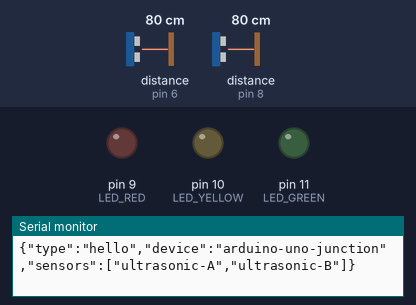
Simulated run of this sketch. Board: Arduino Uno, built with avr-gcc and run on an emulated ATmega328P. On the bench: output pins drawn as LEDs (lit = HIGH), the last lines printed to the serial monitor. Wiring (inferred from the names in the program): 2 × ultrasonic range finder: trigger pin 5, echo pin 6 / trigger pin 7, echo pin 8. Inputs (shaded band) come from the test bench; at power-on: distance to the obstacle (sensors on pin 6, pin 8) 80 cm. The echo pulse lasts 58.3 µs per cm; pins used as bus, display or sensor lines are not drawn.

Above: at 2.0 s.
2.1 s: distance to the obstacle (sensor on pin 6) set to 56 cm
At 2.9 s:
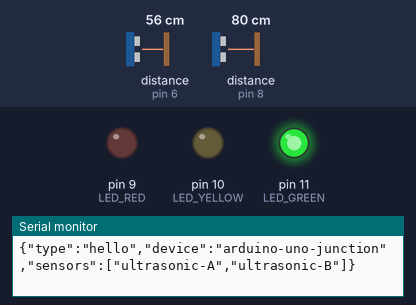
3.9 s: distance to the obstacle (sensor on pin 6) set to 45 cm
At 4.12 s:
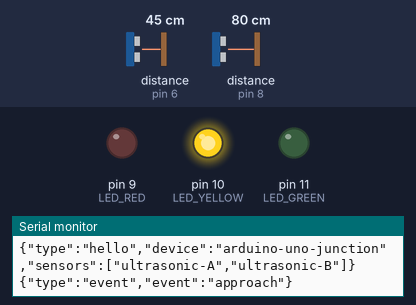
6.9 s: distance to the obstacle (sensor on pin 8) set to 54 cm
9.9 s: distance to the obstacle (sensor on pin 8) set to 46 cm
At 11.33 s:
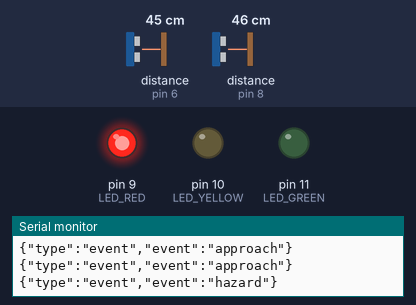
Timing chart, 0 to 13.9 s (numbered marks = the images above; inputs shaded):
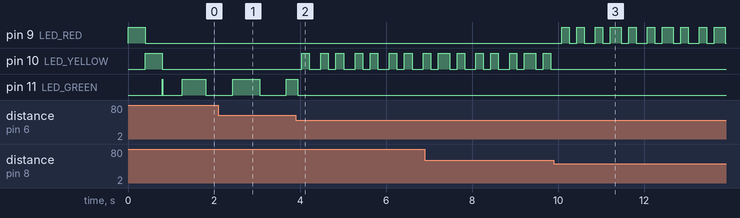

The sketch:

junction_usb.ino
```cpp
// TransitSense · Arduino Uno junction warning -> website over USB (115200 baud, one JSON line per event)
// Pins: Sensor A TRIG5/ECHO6, Sensor B TRIG7/ECHO8, Red D9, Yellow D10, Green D11.
// Close the Serial Monitor before clicking "Connect ESP32" on the site.
const int TRIG_A = 5, ECHO_A = 6, TRIG_B = 7, ECHO_B = 8;
const int LED_RED = 9, LED_YELLOW = 10, LED_GREEN = 11;
const float DIST_LIMIT_CM = 50.0;
const unsigned long WINDOW_MS = 5000, HOLD_MS = 3000;

bool seenA = false, warningActive = false;
unsigned long timeA = 0, lastSeen = 0;

float getDistance(int trigPin, int echoPin) {
  digitalWrite(trigPin, LOW); delayMicroseconds(4);
  digitalWrite(trigPin, HIGH); delayMicroseconds(10);
  digitalWrite(trigPin, LOW);
  unsigned long duration = pulseIn(echoPin, HIGH, 30000UL);
  return duration == 0 ? -1 : duration / 58.2;
}

void setLights(bool red, bool yellow, bool green) {
  digitalWrite(LED_RED, red); digitalWrite(LED_YELLOW, yellow); digitalWrite(LED_GREEN, green);
}

void event(const __FlashStringHelper *name) {
  Serial.print(F("{\"type\":\"event\",\"event\":\"")); Serial.print(name); Serial.println(F("\"}"));
}

void setup() {
  Serial.begin(115200);  // the website opens the port at 115200
  pinMode(TRIG_A, OUTPUT); pinMode(ECHO_A, INPUT);
  pinMode(TRIG_B, OUTPUT); pinMode(ECHO_B, INPUT);
  pinMode(LED_RED, OUTPUT); pinMode(LED_YELLOW, OUTPUT); pinMode(LED_GREEN, OUTPUT);
  setLights(HIGH, LOW, LOW); delay(400);
  setLights(LOW, HIGH, LOW); delay(400);
  setLights(LOW, LOW, HIGH);
  Serial.println(F("{\"type\":\"hello\",\"device\":\"arduino-uno-junction\",\"sensors\":[\"ultrasonic-A\",\"ultrasonic-B\"]}"));
}

void loop() {
  float distA = getDistance(TRIG_A, ECHO_A);
  float distB = getDistance(TRIG_B, ECHO_B);
  unsigned long now = millis();
  bool nearA = (distA > 0 && distA <= DIST_LIMIT_CM);
  bool nearB = (distB > 0 && distB <= DIST_LIMIT_CM);

  if (nearA && !seenA) { seenA = true; timeA = now; event(F("approach")); }  // one car on the site

  if (seenA && nearB && (now - timeA <= WINDOW_MS)) {
    lastSeen = now;
    if (!warningActive) { warningActive = true; event(F("hazard")); }       // two close cars + red on the site
  }

  if (seenA && (now - timeA > WINDOW_MS)) seenA = false;

  if (warningActive) {
    if (nearA || nearB) lastSeen = now;
    if (!nearA && !nearB && (now - lastSeen >= HOLD_MS)) { warningActive = false; seenA = false; event(F("depart")); }
  }

  bool fast = (now / 200) % 2 == 0, slow = (now / 600) % 2 == 0;  // blink phases
  if (warningActive) setLights(fast, LOW, LOW);                    // red blinks fast
  else if (nearA || nearB || seenA) setLights(LOW, fast, LOW);     // yellow blinks fast
  else setLights(LOW, LOW, slow);                                  // green blinks slowly
  delay(80);
}
```

Measured:
- the behaviour switches between 51 and 50 cm on distance to the obstacle (sensor on pin 6) (found by bisection; images 1 and 2)
- the behaviour switches between 51 and 50 cm on distance to the obstacle (sensor on pin 8) (found by bisection; images 2 and 3)
- after the input at 3.9 s, pin 10 (LED_YELLOW): LOW → HIGH after 0.14 s, then repeats every 0.80 s: LOW 0.27 s, HIGH 0.18 s, LOW 0.18 s, HIGH 0.18 s
- after the input at 9.9 s, pin 9 (LED_RED): LOW → HIGH after 0.18 s, then repeats every 1.2 s: LOW 0.17 s, HIGH 0.17 s, LOW 0.26 s, HIGH 0.17 s, LOW 0.17 s, HIGH 0.26 s; pin 10 (LED_YELLOW): stops changing and stays LOW
